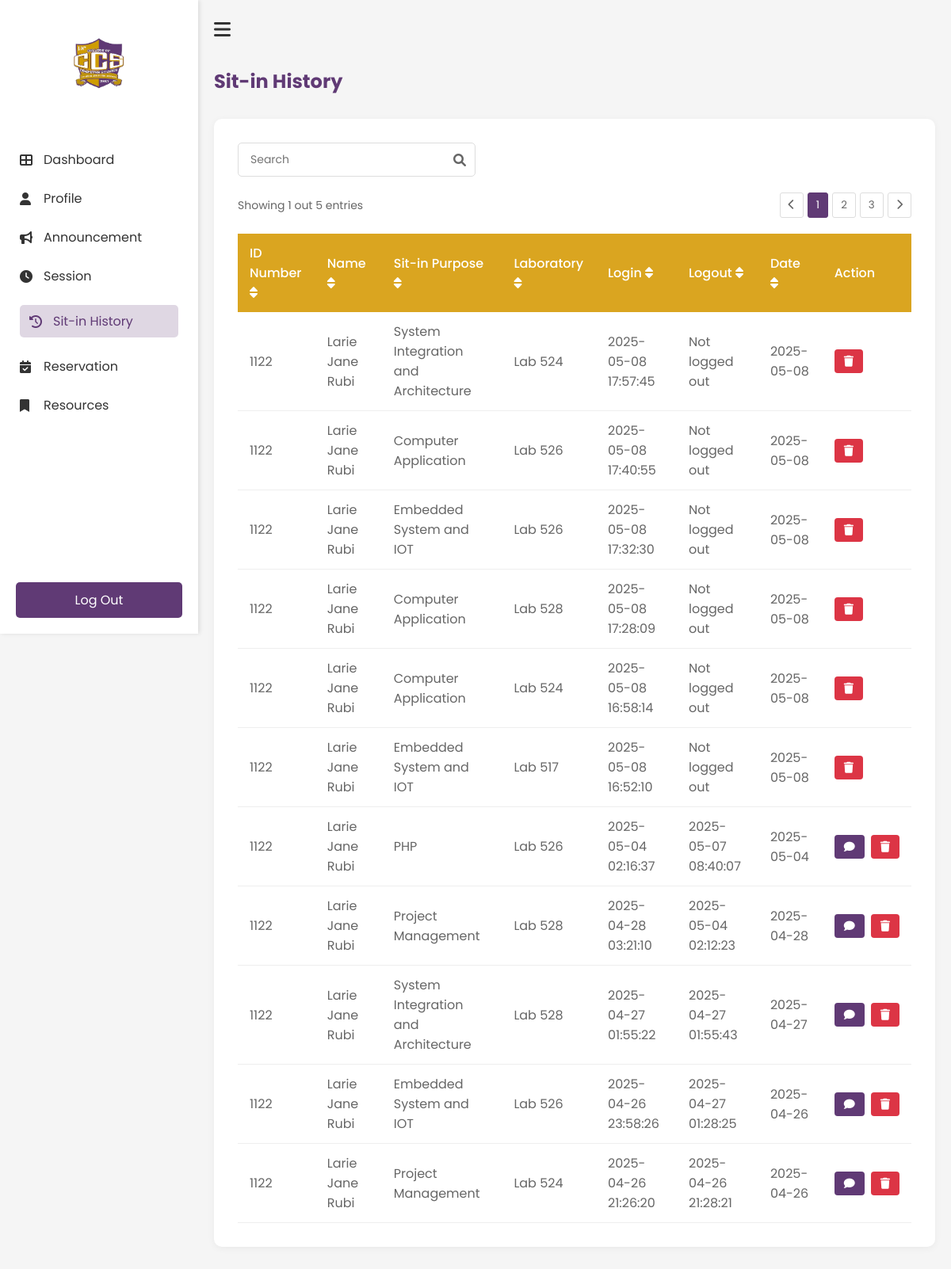
The app's page /History (signed in), older data.
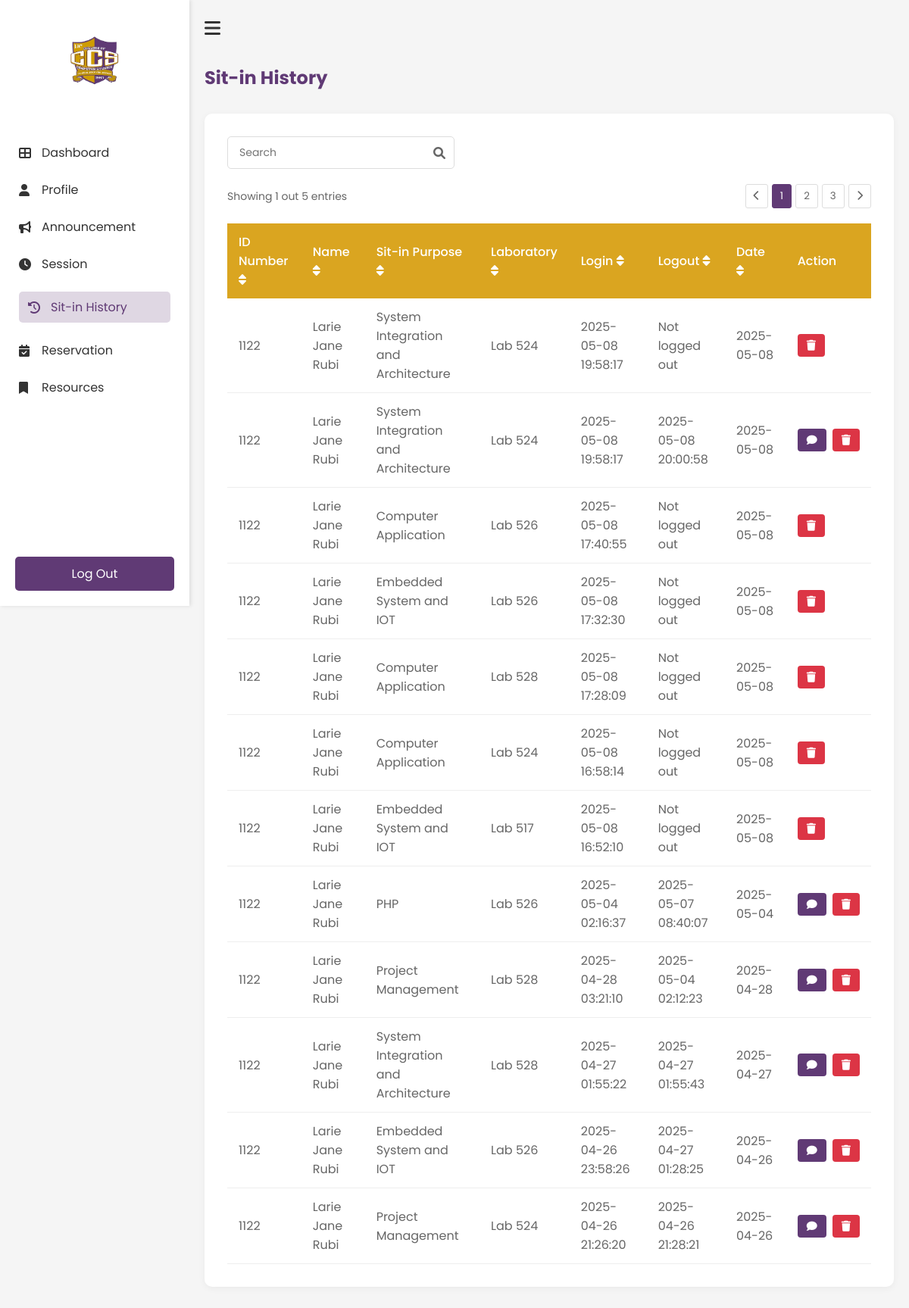
The same page, newer data.
### tables this page shows
CREATE TABLE reservations (
                id INTEGER PRIMARY KEY AUTOINCREMENT,
                idno TEXT NOT NULL,
                purpose TEXT NOT NULL,
                lab TEXT NOT NULL,
                computer_number INTEGER NOT NULL,
                time_in DATETIME NOT NULL,
                time_out DATETIME,
                status TEXT DEFAULT 'Pending',
                requested_time DATETIME,
                FOREIGN KEY (idno) REFERENCES users(IDNO)
            );

### app.py (the view)
@app.route('/History')
def History():
    if 'username' not in session:
        return redirect(url_for('login'))
    history = get_user_history(session['student_id'])
    return render_template('student/history.html', history=history)

### templates/student/history.html (shortened to what this page needs)
<!DOCTYPE html>
<html lang="en">
    <head>
        <link rel="stylesheet" href="{{ url_for('static', filename='student/history.css') }}">
        <link rel="stylesheet" href="https://cdnjs.cloudflare.com/ajax/libs/font-awesome/6.0.0-beta3/css/all.min.css">
    </head>
    <body>
        <div class="history-container">
            <nav class="sidebar" id="sidebar">
                <div class="logo-container">
                    <img src="{{ url_for('static', filename='images/ccs.png') }}" alt="ccs logo" class="logo">
                </div>
                <ul class="nav-links">
                    <li><a href="{{ url_for('Dashboard') }}"><i class="fas fa-th-large"></i>Dashboard</a></li>
                    <li><a href="{{ url_for('Profile') }}"><i class="fas fa-user"></i>Profile</a></li>
                    <li><a href="{{ url_for('Announcement') }}"><i class="fas fa-bullhorn"></i>Announcement</a></li>
                    <li><a href="{{ url_for('Session') }}"><i class="fas fa-clock"></i>Session</a></li>
                    <li><a href="{{ url_for('History') }}" class="active"><i class="fas fa-history"></i>Sit-in History</a></li>
                    <li><a href="{{ url_for('Reservation') }}"><i class="fas fa-calendar-check"></i>Reservation</a></li>
                    <li><a href="{{ url_for('Resources') }}"><i class="fas fa-bookmark"></i>Resources</a></li>
                </ul>
                <div class="logout-section">
                    <a href="{{ url_for('logout') }}" class="logout-btn"></i>Log Out</a>
                </div>
            </nav>
            <main class="main-content">
                <div class="top-bar">
                    <button id="sidebar-toggle" class="hamburger-btn"><i class="fas fa-bars"></i></button>
                </div>
                <h1 class="header">Sit-in History</h1>
                <div class="history-card">
                    <div class="search-container">
                        <input type="text" id="searchInput" placeholder="Search" class="search-input">
                        <i class="fas fa-search search-icon"></i>
                    </div>
                    <div class="table-container">
                        <div class="pagination-top">
                            <span>Showing 1 out 5 entries</span>
                            <div class="pagination-controls">
                                <button class="page-btn"><i class="fas fa-chevron-left"></i></button>
                                <button class="page-btn active">1</button>
                                <button class="page-btn">2</button>
                                <button class="page-btn">3</button>
                                <button class="page-btn"><i class="fas fa-chevron-right"></i></button>
                            </div>
                        </div>
                <table class="history-table" id="historyTable">
                    <thead>
                        <tr>
                            <th onclick="sortTable(0)">ID Number <i class="fas fa-sort"></i></th>
                            <th onclick="sortTable(1)">Name <i class="fas fa-sort"></i></th>
                            <th onclick="sortTable(2)">Sit-in Purpose <i class="fas fa-sort"></i></th>
                            <th onclick="sortTable(3)">Laboratory <i class="fas fa-sort"></i></th>
                            <th onclick="sortTable(4)">Login <i class="fas fa-sort"></i></th>
                            <th onclick="sortTable(5)">Logout <i class="fas fa-sort"></i></th>
                            <th onclick="sortTable(6)">Date <i class="fas fa-sort"></i></th>
                            <th>Action</th>
                        </tr>
                    </thead>
                    <tbody>
                            {% for record in history %}
                            <tr data-id="{{ record.id }}">
                                <td>{{ record.idno }}</td>
                                <td>{{ record.name }}</td>
                                <td>{{ record.purpose }}</td>
                                <td>{{ record.laboratory }}</td>
                                <td>{{ record.login }}</td>
                                <td>{{ record.logout }}</td>
                                <td>{{ record.date }}</td>
                                <td>
                                    <div class="action-buttons">
                                        {% if record.status == 'Completed' %}
                                            <button class="feedback-btn" onclick="openFeedbackModal('{{ record.id }}')">
                                                <i class="fas fa-comment"></i>
                                            </button>
                                        {% endif %}
                                        <button class="delete-btn" onclick="deleteRecord('{{ record.id }}')">
                                            <i class="fas fa-trash"></i>
                                        </button>
                                    </div>
                                </td>
                            </tr>
                            {% endfor %}
                        </tbody>
                </table>
            </div>
        </div>
    </main>
    </body>
</html>

### static/student/history.css (style rules this page uses)
* { margin: 0; padding: 0; box-sizing: border-box; font-family: 'Poppins', sans-serif; }
body { background-color: #f5f5f5; }
.history-container { display: flex; min-height: 100vh; }
.history-card { background: white; border-radius: 10px; padding: 30px; box-shadow: 0 2px 10px rgba(0, 0, 0, 0.05); margin: 20px 0; }
.search-container { position: relative; margin-bottom: 20px; max-width: 300px; }
.search-input { width: 100%; padding: 10px 35px 10px 15px; border: 1px solid #ddd; border-radius: 5px; font-size: 14px; }
.search-icon { position: absolute; right: 12px; top: 50%; transform: translateY(-50%); color: #666; }
.table-container { overflow-x: auto; }
.pagination-top { display: flex; justify-content: space-between; align-items: center; margin-bottom: 20px; color: #666; font-size: 14px; }
.pagination-controls { display: flex; gap: 5px; }
.page-btn { padding: 5px 10px; border: 1px solid #ddd; background: white; border-radius: 3px; cursor: pointer; color: #666; }
.page-btn.active { background-color: #603A75; color: white; border-color: #603A75; }
.history-table { width: 100%; border-collapse: collapse; margin-top: 10px; }
.history-table th { background-color: #DAA520; color: white; text-align: left; padding: 12px 15px; font-weight: 500; }
.history-table td { padding: 12px 15px; border-bottom: 1px solid #eee; color: #666; }
.sidebar { width: 250px; height: 100vh; position: fixed; left: 0; top: 0; background-color: white; padding: 20px 0; transition: all 0.3s ease; box-shadow: 2px 0 5px rgba(0, 0, 0, 0.1); z-index: 1000; }
.main-content { margin-left: 250px; transition: all 0.3s ease; width: calc(100% - 250px); padding: 20px; }
.main-content { flex: 1; padding: 20px; transition: all 0.3s ease; }
.top-bar { display: flex; align-items: center; margin-bottom: 30px; }
.hamburger-btn { background: none; border: none; font-size: 24px; cursor: pointer; margin-right: 15px; color: #333; }
.logo-container { text-align: center; padding: 20px 0; }
.logo { width: 80px; height: auto; }
.nav-links { list-style: none; padding: 0; margin-top: 30px; }
.nav-links li { padding: 12px 25px; }
.nav-links li a { color: #333; text-decoration: none; display: flex; align-items: center; transition: 0.3s; }
.nav-links li a:hover, .nav-links li a.active { padding: 8px 12px; border-radius: 5px; color: #603A75; background-color: rgba(96, 58, 117, 0.2); }
.nav-links li a i { margin-right: 10px; width: 20px; }
.nav-links li a:hover, .nav-links li a.active { color: #603A75; }
.logout-section { position: absolute; bottom: 20px; width: 100%; padding: 0 20px; }
.logout-btn { display: block; width: 100%; padding: 10px; background-color: #603A75; color: white; text-align: center; text-decoration: none; border-radius: 5px; transition: 0.3s; }
.main-content h1 { color: #603A75; margin-bottom: 30px; font-size: 24px; }
.feedback-btn { background-color: #603A75; color: white; border: none; padding: 8px 12px; border-radius: 4px; cursor: pointer; font-family: 'Poppins', sans-serif; display: flex; align-items: center; gap: 5px; }
.feedback-btn i { font-size: 14px; }
.action-buttons { display: flex; gap: 8px; }
.delete-btn { background-color: #dc3545; color: white; border: none; padding: 8px 12px; border-radius: 4px; cursor: pointer; font-family: 'Poppins', sans-serif; display: flex; align-items: center; }
.delete-btn i { font-size: 14px; }

Row changes from the older to the newer data that the page shows:
changed reservations (number 1 of 12 on the later page): login "2025-05-08 17:57:45" → "2025-05-08 19:58:17"
added reservations: idno "1122", name "Larie Jane Rubi", purpose "System Integration and Architecture", laboratory "Lab 524", login "2025-05-08 19:58:17", logout "2025-05-08 20:00:58", date "2025-05-08"
